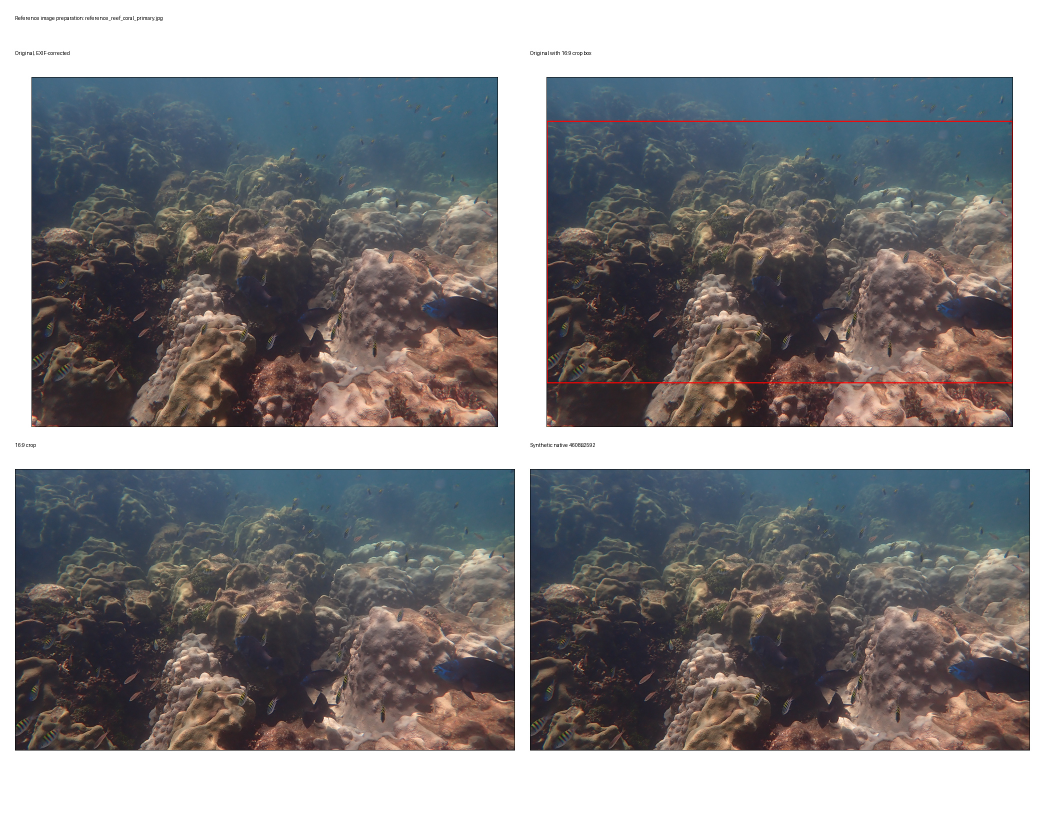
#> input picture reference_images/prepared_native_for_ab.jpg, 2090 x 1668 px (shown at 1/2 size)
$ python -i sprint17_denoise_sweep.py   (imports and definitions only)
#> lines starting #> are read from the running program, lines starting #| are printed output that depends on the picture
#!/usr/bin/env python3
# filename: sprint17_denoise_sweep.py
# description: Sprint17 — sweep --denoise at a fixed preset, with 1:1 crops for judging.
"""
Sprint17 denoise sweep (SPEC D-S17-4/5): the encoder knob most likely to
matter underwater, and still completely untested.

ONE VARIABLE. Everything except `--denoise` is held identical: same preset,
same crop, same sensor mode, same output size, same fps, same bitrate cap,
same camera controls, back-to-back on one unit.

WHY THE BITRATE CAP IS HELD HIGH: at a cap the scene cannot fill, no clip is
bitrate-limited, so differences come from the ISP rather than from the rate
controller robbing one setting to pay another. The achieved bitrate then
becomes a READING rather than a setting — a denoiser that removes real
detail spends fewer bits, and that shows up in the CSV.

WHY 1:1 CROPS: denoise changes exactly the thing a scaled thumbnail destroys.
The sheet therefore shows NATIVE-PIXEL centre crops at 100 %, never resized
(manifesto rule 13). The whole-frame poster is kept alongside for context.

INPUTS
  --repo DIR       checkout to import the runtime from
  --preset NAME    preset to hold fixed (default: whatever the unit's YAML says)
  --seconds N      per clip (default 30)
  --modes LIST     comma list (default auto,off,cdn_off,cdn_fast,cdn_hq)
  --bitrate N      cap in Mbps (default: the preset's recommendation)
  --crop-px N      side of the 1:1 centre crop (default 640)

OUTPUTS  (run folder, self-contained)
  results.csv                per mode: size, achieved Mbps, sharpness proxy,
                             encode_s, CMA, temp
  <mode>.mp4                 the clip (the real evidence — judge motion here)
  <mode>_frame<N>.jpg        full frames at fixed timestamps
  <mode>_crop<N>.jpg         1:1 NATIVE-PIXEL centre crops, never resized
  run_manifest.json          argv per mode, encoder build, host, geometry

EXAMPLE (on the Pi, camera free)
  python3 tools/sprint17_denoise_sweep.py --repo ~/repos/bm_cam_legacy_sprint17

ASSUMPTIONS
  - Camera FREE; refuses to fight the production recorder.
  - Sequential clips: the scene must hold still for ~3 min. A scene that
    changes mid-sweep invalidates the comparison, so the CSV carries each
    clip's mean luma and the tool WARNS if it drifts.

KNOWN LIMITATIONS
  - The sharpness proxy (variance of a Laplacian-like kernel) rewards noise as
    well as detail — that is precisely why it cannot replace looking at the
    crops. It is a tie-breaker, not a verdict (manifesto rule 14).
"""

import argparse
import csv
import json
import os
import shutil
import subprocess
import sys
import time
from datetime import datetime, timezone

FRAME_TIMES = (5, 15, 25)      # seconds into the clip; avoids the AGC ramp


# [26 lines left out: functions sh, meminfo, cpu_temp_c, not called in this run]


def frame_metrics(path):
    """(sharpness_proxy, mean_luma) for one JPEG, stdlib+PIL only.

    Sharpness proxy = variance of a 3x3 Laplacian over the luma plane,
    downscaled first so the number is comparable across resolutions. Higher =
    more high-frequency content, which is detail AND noise together — read it
    next to the crops, never instead of them.
    """
    try:
        from PIL import Image, ImageFilter
    except ImportError:
        return None, None
    try:
        with Image.open(path) as im:
#> im is the input picture: PIL image 2090x1668 RGB; mean R, G, B 137.4, 135.5, 137.4
            g = im.convert("L")
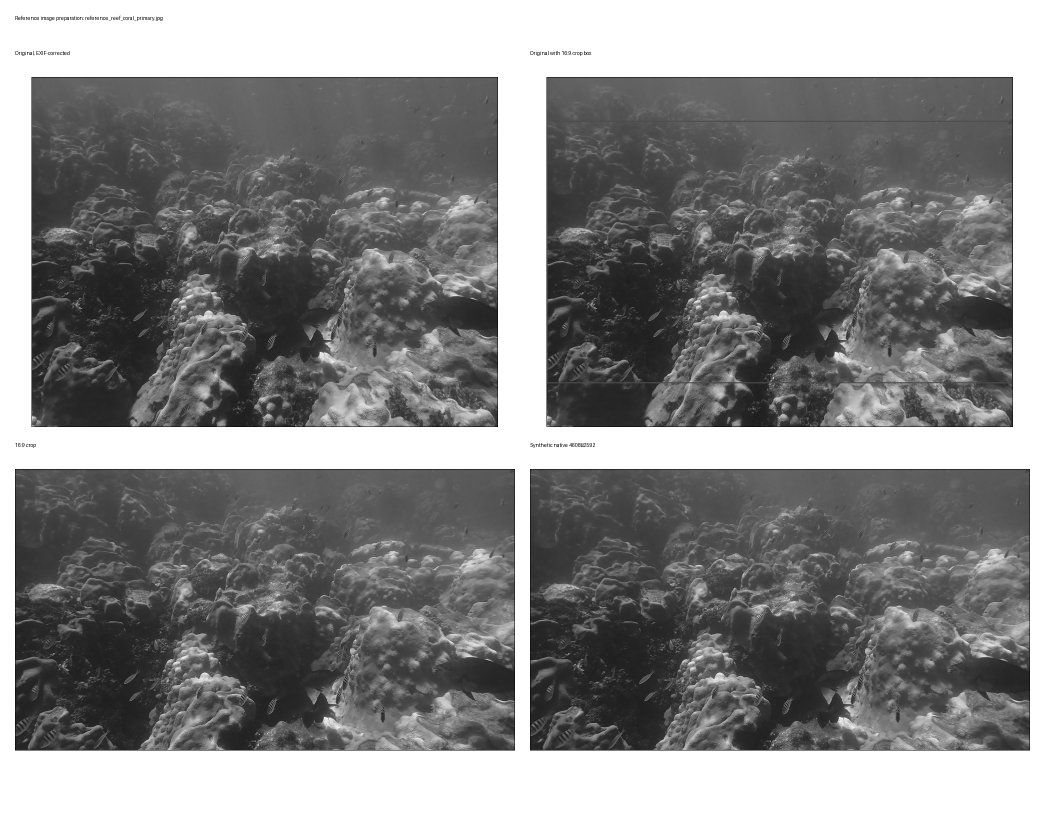
#> g: PIL image 2090x1668 L (shown at 1/2 size); min 0, max 255, mean 136.3
            mean = sum(g.histogram()[i] * i for i in range(256)) / max(
                1, g.width * g.height)
#> mean = 136.3
            lap = g.filter(ImageFilter.Kernel(
                (3, 3), [0, 1, 0, 1, -4, 1, 0, 1, 0], scale=1, offset=128))
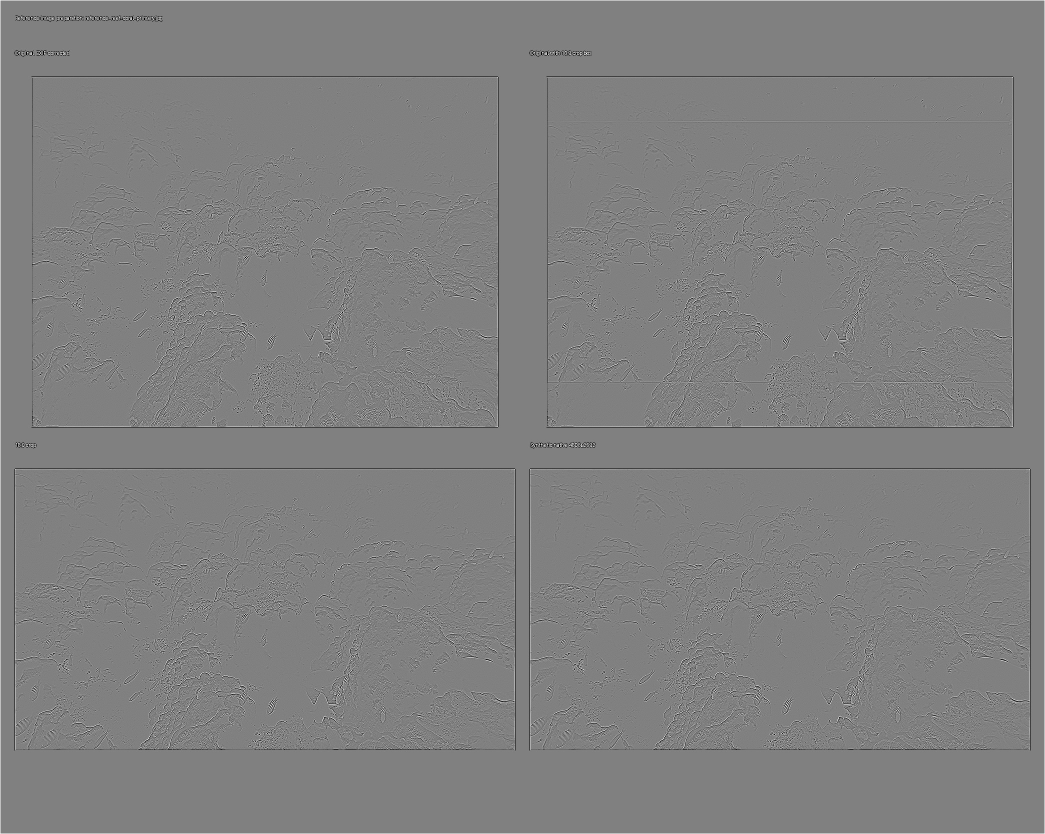
#> lap: PIL image 2090x1668 L (shown at 1/2 size); min 0, max 255, mean 127.9
            hist = lap.histogram()
#> hist = 256 values, max 1232265 at index 128, min 118 at index 253, mean 13617.7
            n = sum(hist)
#> n = 3486120
            if not n:
                return None, round(mean, 1)
            m = sum(h * i for i, h in enumerate(hist)) / n
#> m = 127.9
            var = sum(h * (i - m) ** 2 for i, h in enumerate(hist)) / n
#> var = 533.8
            return round(var, 1), round(mean, 1)
    except OSError:
        return None, None


# [158 lines left out: function main, not called in this run]


# [2 lines not run here, left out]

>>> result = frame_metrics('../reference_images/prepared_native_for_ab.jpg')
#> result = (533.8, 136.3)
